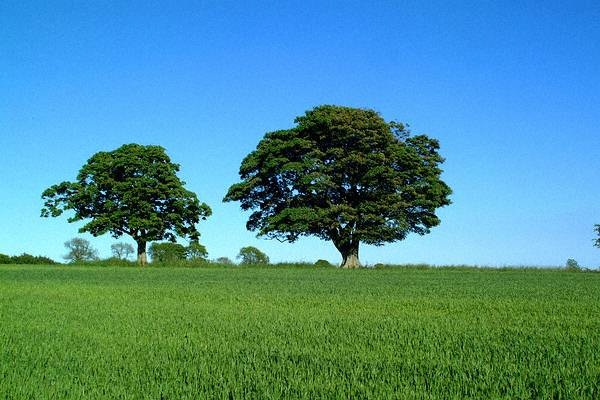
#> input picture color.jpg, 600 x 400 px
$ python Swatches.py
#> lines starting #> are read from the running program, lines starting #| are printed output that depends on the picture
#importing libraries
import cv2
import numpy as np
import random
import math
from scipy.spatial import KDTree


def main():

    """Implementation of color transfer using swatches"""

    #reading source and target images
    image1 = cv2.imread('color.jpg')
#> image1 is the input picture: shape (400, 600, 3); mean B, G, R 147.9, 142.1, 78.7
    image2 = cv2.imread('gray.png')
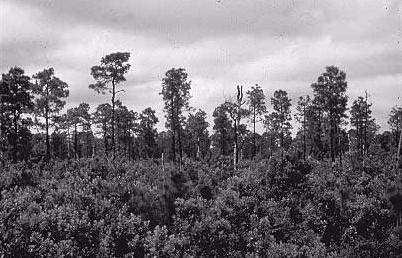
#> input picture gray.png, 402 x 258 px
#> image2 is the input picture: shape (258, 402, 3); mean B, G, R 121.5, 119.5, 121.5

    #converting the images to LAB color space and data type float32 for numerical operations
    source = cv2.cvtColor(image1, cv2.COLOR_BGR2LAB).astype("float32")
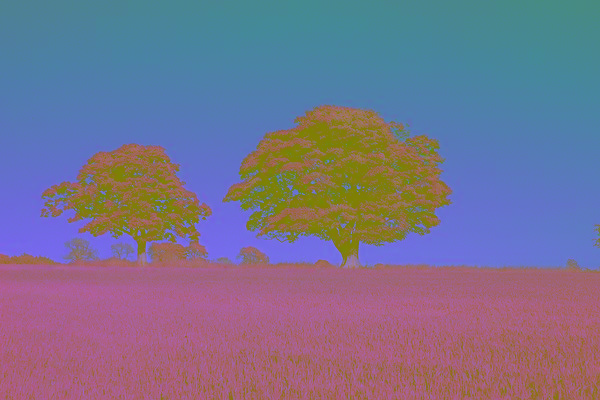
#> source: shape (400, 600, 3) float32; mean B, G, R 141.2, 114.3, 120.2
    target = cv2.cvtColor(image2, cv2.COLOR_BGR2LAB).astype("float32")
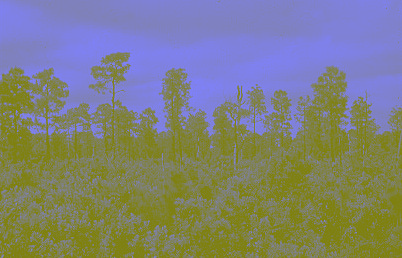
#> target: shape (258, 402, 3) float32; mean B, G, R 124.3, 129.1, 127

    #specifying number of swatches to input
    num_swatches = 2

    #list for storing all the swatches array
    colored_swatches = []

    while(num_swatches !=0):

        #defining function to be executed upon mouse click on the source image
        # [32 lines left out: functions click_event1, click_event2, not called in this run]

        #list to store coordinates of the swatches
        coords = []

        print("Please select the diagonal points for source swatch")

        #acquiring source swatch
        cv2.imshow('source',image1)
        cv2.setMouseCallback('source', click_event1)  # setting mouse handler for the image
                                                      # and calling the click_event() function
        cv2.waitKey(0) # wait for a key to be pressed to exit
        cv2.destroyAllWindows()# close the window

        print("Please select the corresponding diagonal points for target swatch")

        #acquiring target swatch
        cv2.imshow('target',image2)
        cv2.setMouseCallback('target', click_event2)
        cv2.waitKey(0)
        cv2.destroyAllWindows()

        #source and target swatch array from coordinates
#> (the run stopped early here; a loop or call above may not have finished)
